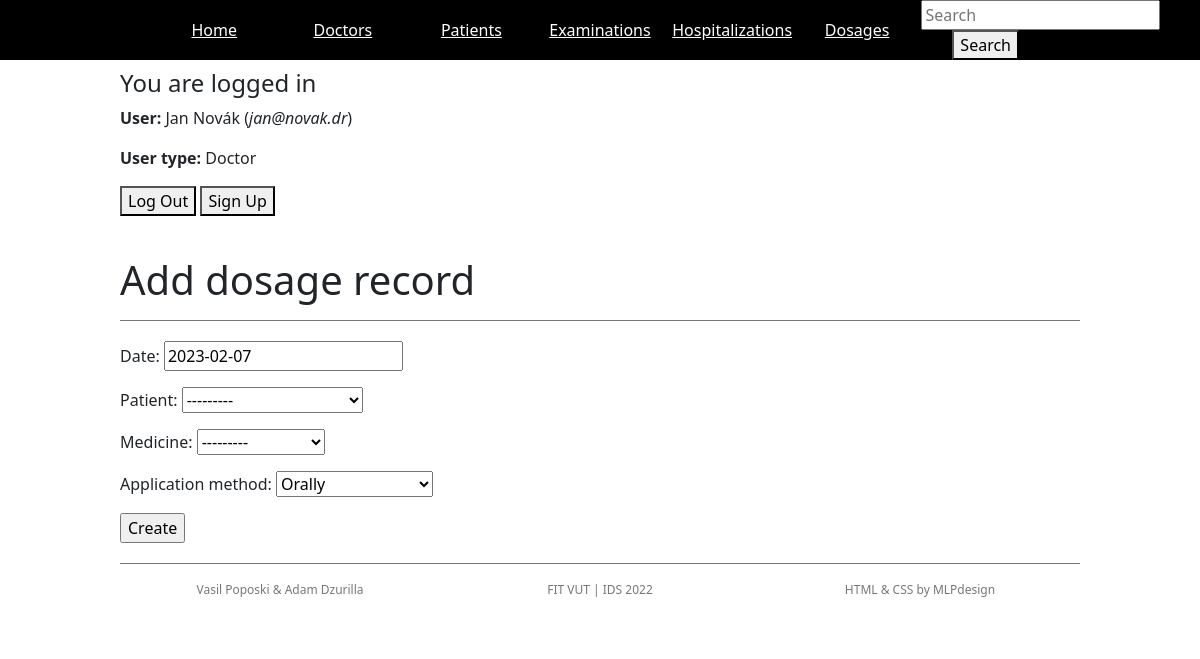
The page /dosages/add/ (signed in) on the database its author committed.
### accounts/models.py (models this page shows, shortened)
class User(AbstractUser):
    is_pacient = models.BooleanField(default=False)
    is_doctor = models.BooleanField(default=False)

### hospitalapp/views.py (the view)
# urls.py: path('dosages/add/', views.add_dosage, name='add_dosage'),
@login_required
def add_dosage(request):
    if request.method == 'POST':
        form = AddDoseForm(request.POST)
        if form.is_valid():
            dosage = form.save(commit=False)
            dosage.pacient = form.cleaned_data['patient']
            dosage.save()
            return redirect('/dosages')
    else:
        form = AddDoseForm
    return render(request, 'hospitalapp/records/add_dosage.html', {'form': form})

### accounts/models.py (called while the page is built)
    def __str__(self):
        return self.user.username

### hospitalapp/models.py (called while the page is built)
    def __str__(self):
        return self.title

### hospitalapp/templates/hospitalapp/records/add_dosage.html (shortened to what this page needs)
{% extends 'base.html' %}
{% block content %}
<div id="pageheader">
	<h1>Add dosage record</h1>
</div>
<div class="section">
    <form action="{% url 'add_dosage' %}" method="POST">
        {{ form.as_p }}
        <input type="submit" value="Create">
    </form>
</div>
{% endblock %}

### templates/base.html (shortened to what this page needs)
{% load static %}
<!DOCTYPE html>
<html lang="en">
<head>
	<link rel="stylesheet" href="{% static 'styles.css' %}">
	<link rel="stylesheet" href="{% static 'slidy.css' %}">
	<link href="https://cdn.jsdelivr.net/npm/bootstrap@5.0.0-beta1/dist/css/bootstrap.min.css" rel="stylesheet"
>
</head>
<body>
	<div id="menu">
		<nav>
            <ul id="topnav">
				<li><a href="/">Home</a></li>
				<li><a href="{% url 'doctors' %}">Doctors</a></li>
				{% if user.is_authenticated %}
					{% if user.is_doctor %}
						<li><a href="{% url 'patients' %}">Patients</a></li>
						<li><a href="{% url 'examinations' %}">Examinations</a></li>
						<li><a href="{% url 'hospitalizations' %}">Hospitalizations</a></li>
						<li><a href="{% url 'dosages' %}">Dosages</a></li>
					{% endif %}
				{% else %}
					<li><a href="{% url 'login'%}">Log In</a></li>
				{% endif %}
				<li>
                    <form method="POST" action="{% url 'search_result' %}">
                        <input type="search" name="searched" placeholder="Search">
                        <button type="submit">Search</button>
                    </form>
                </li>
			</ul>
		</nav>
	</div>
	<div id="container">
        {% if user.is_authenticated %}
        <div class="section">
            <h4>You are logged in</h4>
			<p><strong>User:</strong> {{ user.first_name }} {{ user.last_name }} (<i>{{ user.username }}</i>)</p>
            <p><strong>User type:</strong> {% if user.is_pacient %} Patient {% endif %} {% if user.is_doctor %} Doctor {% endif %}</p>
			<div>
				<button><a href="{% url 'logout' %}">Log Out</a></button>
				<button><a href="{% url 'signup' %}">Sign Up</a></button>
			</div>
        {% else %}
            <h4>You are not logged in</h4>
            <button><a href="{% url 'login' %}">Log In</a></button>
        {% endif %}
        </div>
        {% block content %} {% endblock %}
    </div>
	<div class="section">
		<div id="credits">
			<div class="col">
				<p>Vasil Poposki &amp Adam Dzurilla</p>
			</div>
			<div class="col">
				<p>FIT VUT | IDS 2022</p>
			</div>
			<div class="col">
				<p><a href="http://mlpdesign.net">HTML & CSS</a> by MLPdesign</p>
			</div>
		</div>
	</div>
</body>
</html>

### static/styles.css (style rules this page uses)
body { background-color:#fefdfb; color: #555; font-family: 'Abel', sans-serif; font-size: 93%; font-weight:normal;margin: 0; }
a:link, a:visited, a:active { color:inherit; text-decoration: none; }
nav { display: table; table-layout: fixed; width: 75%; margin: 0 auto; }
#menu { width:100%; min-height:35px; background-color: #000; position:fixed; z-index:100; top:0; left:0; }
#menu a { background-color:inherit; color: #fff; }
ul#topnav { display: table-row; padding: 0; overflow: hidden; position:relative; bottom:0; }
ul#topnav li { list-style-type: none; display: table-cell; text-align:center; vertical-align:middle; }
ul#topnav li a { display:block; padding:8px; text-decoration:underline; }
#container { width:100%; margin-top:48px; }
#pageheader { padding-top: 20px; display:table; width:80%; margin:auto; }
.section { width:80%; border-top:1px solid #777; padding:20px 0; margin:auto; }
.col { display: table-cell; }
#credits { display:table; table-layout:fixed; width:100%; font-size:12px; color:#777; line-height:100%; text-align:center; }

### static/slidy.css (style rules this page uses)
body { margin: 0; }

### rows shown on the page
User: first_name "Jan", last_name "Novák", username "jan@novak.dr"
